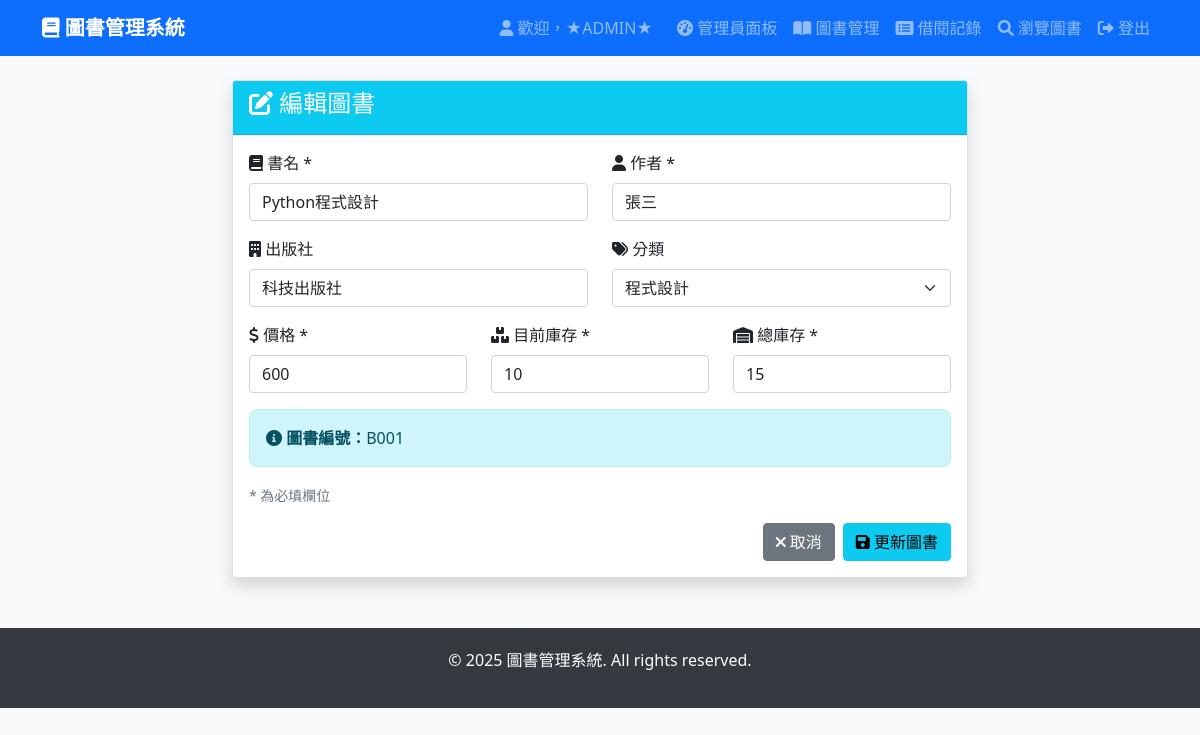
Page /admin/edit_book/B001 (signed in) on the committed database.
### tables this page shows
CREATE TABLE books (
        bid TEXT PRIMARY KEY,
        btitle TEXT NOT NULL,
        bauthor TEXT NOT NULL,
        bpublisher TEXT,
        bprice INTEGER NOT NULL,
        bstock INTEGER NOT NULL,
        total_stock INTEGER NOT NULL,
        bcategory TEXT,
        created_date TEXT DEFAULT CURRENT_TIMESTAMP
    );

### app.py (the view)
    def decorated_function(*args, **kwargs):
        if not is_admin():
            flash('需要管理員權限')
            return redirect(url_for('index'))
        return f(*args, **kwargs)

### app.py (called while the page is built, shortened)
def get_db_connection() -> sqlite3.Connection:
    conn = sqlite3.connect(DATABASE)
    conn.row_factory = sqlite3.Row
    return conn

def is_admin() -> bool:
    return session.get('user_type') == 'admin'

def login_required(f):
    def decorated_function(*args, **kwargs):
        if 'user_id' not in session:
            return redirect(url_for('login'))
        return f(*args, **kwargs)
    decorated_function.__name__ = f.__name__
    return decorated_function

def admin_required(f):
    def decorated_function(*args, **kwargs):
        if not is_admin():
            flash('需要管理員權限')
            return redirect(url_for('index'))
        return f(*args, **kwargs)
    decorated_function.__name__ = f.__name__
    return decorated_function

@app.route("/admin/edit_book/<bid>", methods=["GET", "POST"])
@login_required
@admin_required
def edit_book(bid):
    conn = get_db_connection()
    cursor = conn.cursor()
    if request.method == "GET":
        book = cursor.execute("SELECT * FROM books WHERE bid = ?", (bid,)).fetchone()
        conn.close()
        if not book:
            flash("圖書不存在")
            return redirect(url_for("admin_books"))
        return render_template("edit_book.html", book=book)

@app.template_filter('add_stars')
def add_stars(s: str) -> str:
    return f'★{s.upper()}★'

### templates/edit_book.html (shortened to what this page needs)
{% extends "base.html" %}
{% block content %}
<div class="row justify-content-center">
    <div class="col-md-8">
        <div class="card shadow">
            <div class="card-header bg-info text-white">
                <h4><i class="fas fa-edit"></i> 編輯圖書</h4>
            </div>
            <div class="card-body">
                <form method="POST">
                    <div class="row">
                        <div class="col-md-6 mb-3">
                            <label for="btitle" class="form-label">
                                <i class="fas fa-book"></i> 書名 *
                            </label>
                            <input type="text" class="form-control" id="btitle" name="btitle"
                                   value="{{ book.btitle if book else '' }}" required>
                        </div>
                        <div class="col-md-6 mb-3">
                            <label for="bauthor" class="form-label">
                                <i class="fas fa-user"></i> 作者 *
                            </label>
                            <input type="text" class="form-control" id="bauthor" name="bauthor"
                                   value="{{ book.bauthor if book else '' }}" required>
                        </div>
                    </div>
                    <div class="row">
                        <div class="col-md-6 mb-3">
                            <label for="bpublisher" class="form-label">
                                <i class="fas fa-building"></i> 出版社
                            </label>
                            <input type="text" class="form-control" id="bpublisher" name="bpublisher"
                                   value="{{ book.bpublisher if book else '' }}">
                        </div>
                        <div class="col-md-6 mb-3">
                            <label for="bcategory" class="form-label">
                                <i class="fas fa-tags"></i> 分類
                            </label>
                            <select class="form-select" id="bcategory" name="bcategory">
                                {% set categories = ['程式設計', '資料科學', '人工智慧', '網頁開發', '資料庫', '文學', '歷史', '科學', '藝術', '其他'] %}
                                {% for cat in categories %}
                                    <option value="{{ cat }}"
                                            {% if book and book.bcategory == cat %}selected{% endif %}>
                                        {{ cat }}
                                    </option>
                                {% endfor %}
                            </select>
                        </div>
                    </div>
                    <div class="row">
                        <div class="col-md-4 mb-3">
                            <label for="bprice" class="form-label">
                                <i class="fas fa-dollar-sign"></i> 價格 *
                            </label>
                            <input type="number" class="form-control" id="bprice" name="bprice"
                                   min="0" value="{{ book.bprice if book else '' }}" required>
                        </div>
                        <div class="col-md-4 mb-3">
                            <label for="bstock" class="form-label">
                                <i class="fas fa-boxes"></i> 目前庫存 *
                            </label>
                            <input type="number" class="form-control" id="bstock" name="bstock"
                                   min="0" value="{{ book.bstock if book else '' }}" required>
                        </div>
                        <div class="col-md-4 mb-3">
                            <label for="total_stock" class="form-label">
                                <i class="fas fa-warehouse"></i> 總庫存 *
                            </label>
                            <input type="number" class="form-control" id="total_stock" name="total_stock"
                                   min="0" value="{{ book.total_stock if book else '' }}" required>
                        </div>
                    </div>
                    <div class="mb-3">
                        <div class="alert alert-info">
                            <i class="fas fa-info-circle"></i>
                            <strong>圖書編號：</strong>{{ book.bid if book else '系統自動生成' }}
                        </div>
                    </div>
                    <div class="mb-3">
                        <small class="text-muted">* 為必填欄位</small>
                    </div>
                    <div class="d-grid gap-2 d-md-flex justify-content-md-end">
                        <a href="{{ url_for('admin_books') }}" class="btn btn-secondary">
                            <i class="fas fa-times"></i> 取消
                        </a>
                        <button type="submit" class="btn btn-info">
                            <i class="fas fa-save"></i> 更新圖書
                        </button>
                    </div>
                </form>
            </div>
        </div>
    </div>
</div>
{% endblock %}

### templates/base.html (style rules this page uses)
body { background-color: #f8f9fa; }
.card { box-shadow: 0 0.125rem 0.25rem rgba(0, 0, 0, 0.075); }
.alert { border-radius: 0.5rem; }

### rows in the picture
books: btitle "Python程式設計", bauthor "張三", bpublisher "科技出版社", bcategory "程式設計", bprice "600", bstock "10", total_stock "15", bid "B001"

### other values in the picture
{{ session.username | add_stars }} "★ADMIN★"
